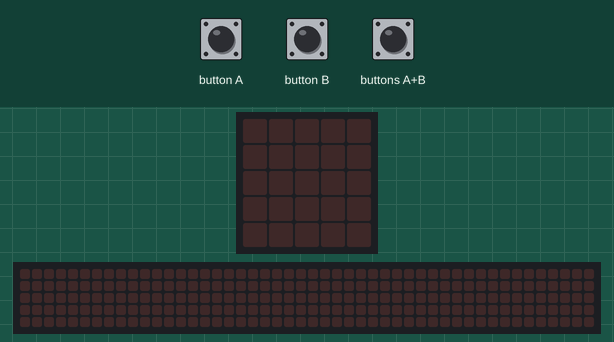
This program was run on a simulated BBC micro:bit (MakeCode). On the bench: the board's 5×5 LED display, a strip that is not on the board, showing the scrolling text unrolled. Inputs (shaded band) come from the test bench. Random numbers come from a fixed seed; the 48×5 strip is a reading aid, not a part: it shows the text the display is scrolling, unrolled, one strip-width of it at a time.

Above: at 1.2 s.
1.3 s: button A pressed for 0.15 s
At 1.52 s:
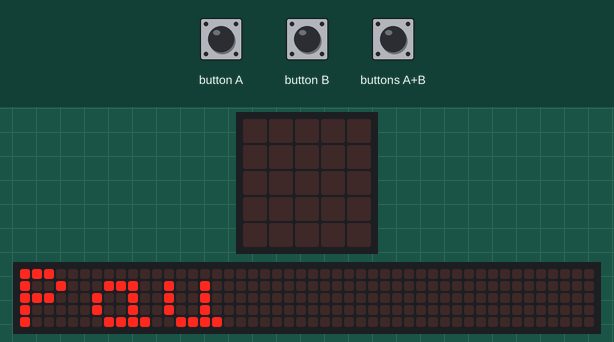
4.3 s: button B pressed for 0.15 s
At 5.6 s:
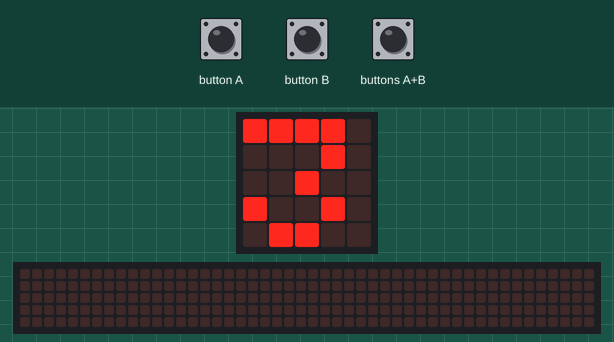
6.5 s: button A pressed for 0.15 s
At 6.72 s:
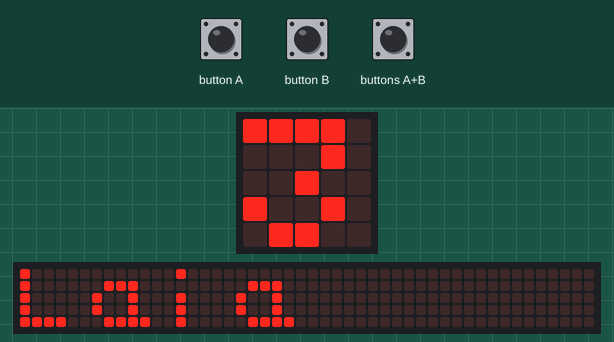
9.5 s: button A pressed for 0.15 s
At 11.37 s:
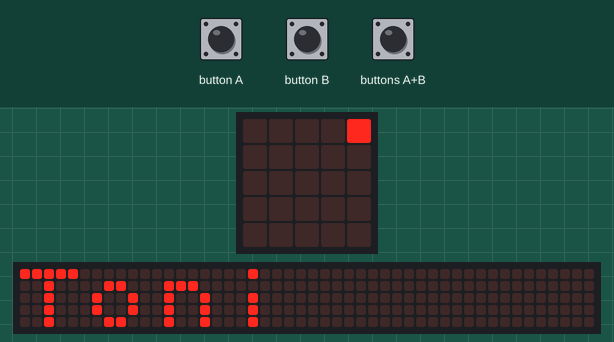
12.6 s: button A pressed for 0.15 s
15.7 s: buttons A+B pressed for 0.15 s
At 19.6 s:
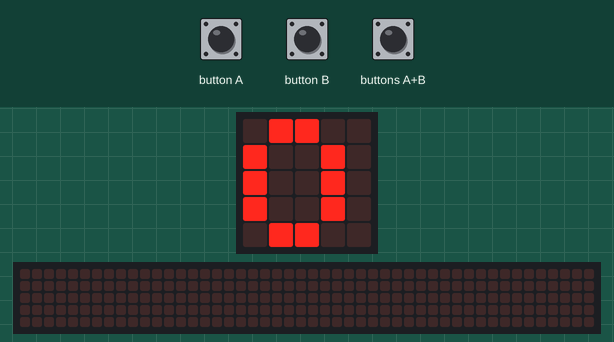

Measured:
- after the input at 1.3 s, the display: changes after 0.15 s (image 1)
- after the input at 6.5 s, the display: changes after 0.15 s (image 3)

The program:

main.ts
```typescript
function Crea_llistes () {
    disponibles = [A1, A2, A3]
    ocupats = []
}
function Assigna_encarregat () {
    encarregat = disponibles[randint(0, disponibles.length - 1)]
    basic.showString("" + (encarregat))
    ocupats.push(encarregat)
    item = disponibles.indexOf(encarregat)
    eraser = disponibles.removeAt(item)
}
input.onButtonPressed(Button.A, function () {
    if (disponibles.length > 0) {
        Assigna_encarregat()
        if (disponibles.length == 0) {
            Crea_llistes()
        }
    }
})
input.onButtonPressed(Button.AB, function () {
    basic.showNumber(ocupats.length)
})
input.onButtonPressed(Button.B, function () {
    basic.showNumber(disponibles.length)
})
let eraser = ""
let item = 0
let encarregat = ""
let ocupats: string[] = []
let disponibles: string[] = []
let A3 = ""
let A2 = ""
let A1 = ""
A1 = "Pau"
A2 = "Laia"
A3 = "Toni"
Crea_llistes()
basic.forever(function () {

})
```

test.ts
```typescript
// aquí va el archivo "tests"; esto no se compilará cuando este paquete se utilice como una extensión.
```
